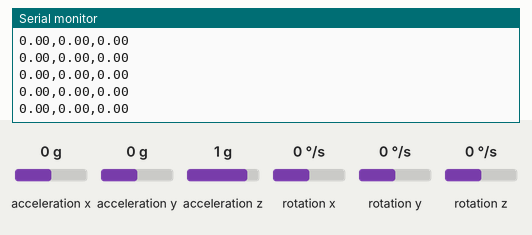
A sketch run on a simulated Arduino Uno, built with avr-gcc and run on an emulated ATmega328P. Parts: the last lines printed to the serial monitor. The inputs (shaded band) are chosen by the test bench; at power-on: rotation z 0 °/s, acceleration y 0 g, acceleration x 0 g, acceleration z 1 g, rotation x 0 °/s, rotation y 0 °/s.

Above: at 1.7 s.
1.8 s: rotation z set to -100 °/s
At 2.6 s:
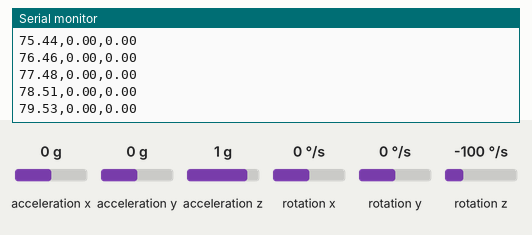
4.8 s: acceleration y set to -0.8 g
At 5.5 s:
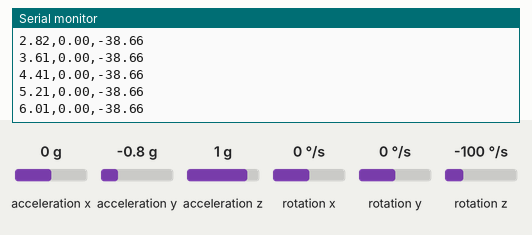
7.8 s: acceleration x set to -1.4 g
At 8.7 s:
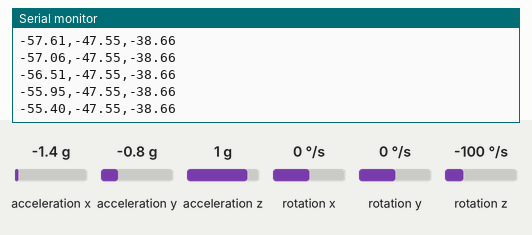
9.3 s: acceleration z set to -1.4 g
At 9.9 s:
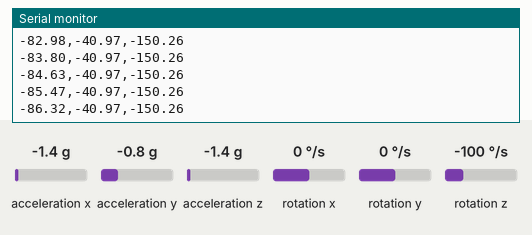
Timing chart, 0 to 11.8 s (numbered marks = the images above; inputs shaded):
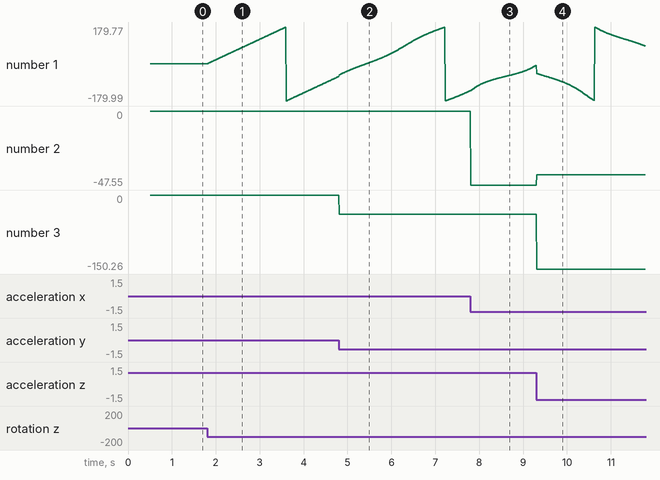

Measured:
- after the input at 1.8 s, the serial monitor: prints a new line at once (image 1)
- plotted number 1: 0 → -61.05 after the input at 1.8 s

The sketch:

mpu6050_test.ino
```cpp
#include <Wire.h>
#include <I2Cdev.h>
#include <MPU6050_6Axis_MotionApps20.h>

MPU6050 mpu;
Quaternion q;
VectorFloat gravity;
float ypr[3];
uint8_t fifoBuffer[64];

bool dmpReady = false;
uint16_t packetSize;

void setup() {
  Serial.begin(115200);
  Wire.begin();

  mpu.initialize();
  if (mpu.dmpInitialize() == 0) {
    mpu.setDMPEnabled(true);
    dmpReady = true;
    packetSize = mpu.dmpGetFIFOPacketSize();
    Serial.println("DMP Ready");
  } else {
    Serial.println("DMP Init Failed");
    while (1);
  }
}

void loop() {
  if (!dmpReady) return;

  if (mpu.getFIFOCount() >= packetSize) {
    mpu.getFIFOBytes(fifoBuffer, packetSize);
    mpu.dmpGetQuaternion(&q, fifoBuffer);
    mpu.dmpGetGravity(&gravity, &q);
    mpu.dmpGetYawPitchRoll(ypr, &q, &gravity);

    // Send yaw, pitch, roll over Serial
    Serial.print(ypr[0] * 180 / PI); Serial.print(",");
    Serial.print(ypr[1] * 180 / PI); Serial.print(",");
    Serial.println(ypr[2] * 180 / PI);
  }
}
```
